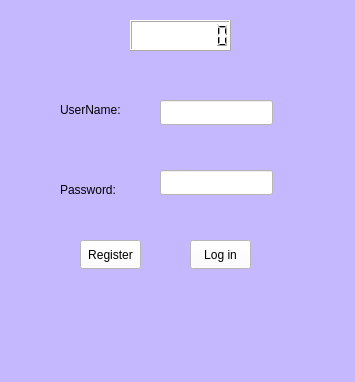
<?xml version="1.0" encoding="UTF-8"?>
<ui version="4.0">
 <class>MainWindow</class>
 <widget class="QMainWindow" name="MainWindow">
  <property name="enabled">
   <bool>true</bool>
  </property>
  <property name="geometry">
   <rect>
    <x>0</x>
    <y>0</y>
    <width>355</width>
    <height>382</height>
   </rect>
  </property>
  <property name="sizePolicy">
   <sizepolicy hsizetype="Fixed" vsizetype="Fixed">
    <horstretch>0</horstretch>
    <verstretch>0</verstretch>
   </sizepolicy>
  </property>
  <property name="minimumSize">
   <size>
    <width>355</width>
    <height>382</height>
   </size>
  </property>
  <property name="maximumSize">
   <size>
    <width>355</width>
    <height>382</height>
   </size>
  </property>
  <property name="windowTitle">
   <string>Login to Addressbook</string>
  </property>
  <property name="windowIcon">
   <iconset>
    <normaloff>../build-sqlite-Desktop_Qt_6_2_4_MinGW_64_bit-Debug/a.ico</normaloff>../build-sqlite-Desktop_Qt_6_2_4_MinGW_64_bit-Debug/a.ico</iconset>
  </property>
  <property name="autoFillBackground">
   <bool>false</bool>
  </property>
  <property name="styleSheet">
   <string notr="true">background-color: rgb(198, 184, 255);
border-color: rgb(0, 0, 0);</string>
  </property>
  <widget class="QWidget" name="centralwidget">
   <widget class="QLabel" name="label">
    <property name="geometry">
     <rect>
      <x>60</x>
      <y>100</y>
      <width>91</width>
      <height>20</height>
     </rect>
    </property>
    <property name="text">
     <string>UserName:</string>
    </property>
   </widget>
   <widget class="QLabel" name="label_2">
    <property name="geometry">
     <rect>
      <x>60</x>
      <y>180</y>
      <width>81</width>
      <height>20</height>
     </rect>
    </property>
    <property name="text">
     <string>Password:</string>
    </property>
   </widget>
   <widget class="QLineEdit" name="lineEdit">
    <property name="geometry">
     <rect>
      <x>160</x>
      <y>100</y>
      <width>113</width>
      <height>25</height>
     </rect>
    </property>
    <property name="styleSheet">
     <string notr="true">color: rgb(0, 0, 0);
background-color: rgb(255, 255, 255);</string>
    </property>
   </widget>
   <widget class="QLineEdit" name="lineEdit_2">
    <property name="geometry">
     <rect>
      <x>160</x>
      <y>170</y>
      <width>113</width>
      <height>25</height>
     </rect>
    </property>
    <property name="styleSheet">
     <string notr="true">background-color: rgb(255, 255, 255);
color: rgb(0, 0, 0);</string>
    </property>
    <property name="echoMode">
     <enum>QLineEdit::Password</enum>
    </property>
   </widget>
   <widget class="QPushButton" name="pushButton_2">
    <property name="geometry">
     <rect>
      <x>190</x>
      <y>240</y>
      <width>61</width>
      <height>29</height>
     </rect>
    </property>
    <property name="styleSheet">
     <string notr="true">background-color: rgb(255, 255, 255);</string>
    </property>
    <property name="text">
     <string>Log in</string>
    </property>
   </widget>
   <widget class="QPushButton" name="pushButton_1">
    <property name="geometry">
     <rect>
      <x>80</x>
      <y>240</y>
      <width>61</width>
      <height>29</height>
     </rect>
    </property>
    <property name="styleSheet">
     <string notr="true">background-color: rgb(255, 255, 255);</string>
    </property>
    <property name="text">
     <string>Register</string>
    </property>
   </widget>
   <widget class="QLabel" name="label_3">
    <property name="geometry">
     <rect>
      <x>90</x>
      <y>330</y>
      <width>161</width>
      <height>31</height>
     </rect>
    </property>
    <property name="font">
     <font>
      <family>Microsoft JhengHei UI</family>
      <pointsize>10</pointsize>
      <italic>false</italic>
      <bold>true</bold>
      <underline>false</underline>
      <strikeout>false</strikeout>
     </font>
    </property>
    <property name="text">
     <string/>
    </property>
    <property name="alignment">
     <set>Qt::AlignCenter</set>
    </property>
   </widget>
   <widget class="QLCDNumber" name="lcdNumber">
    <property name="geometry">
     <rect>
      <x>130</x>
      <y>20</y>
      <width>101</width>
      <height>31</height>
     </rect>
    </property>
    <property name="styleSheet">
     <string notr="true">background-color: rgb(255, 255, 255);</string>
    </property>
    <property name="digitCount">
     <number>8</number>
    </property>
   </widget>
  </widget>
 </widget>
 <resources/>
 <connections/>
</ui>
